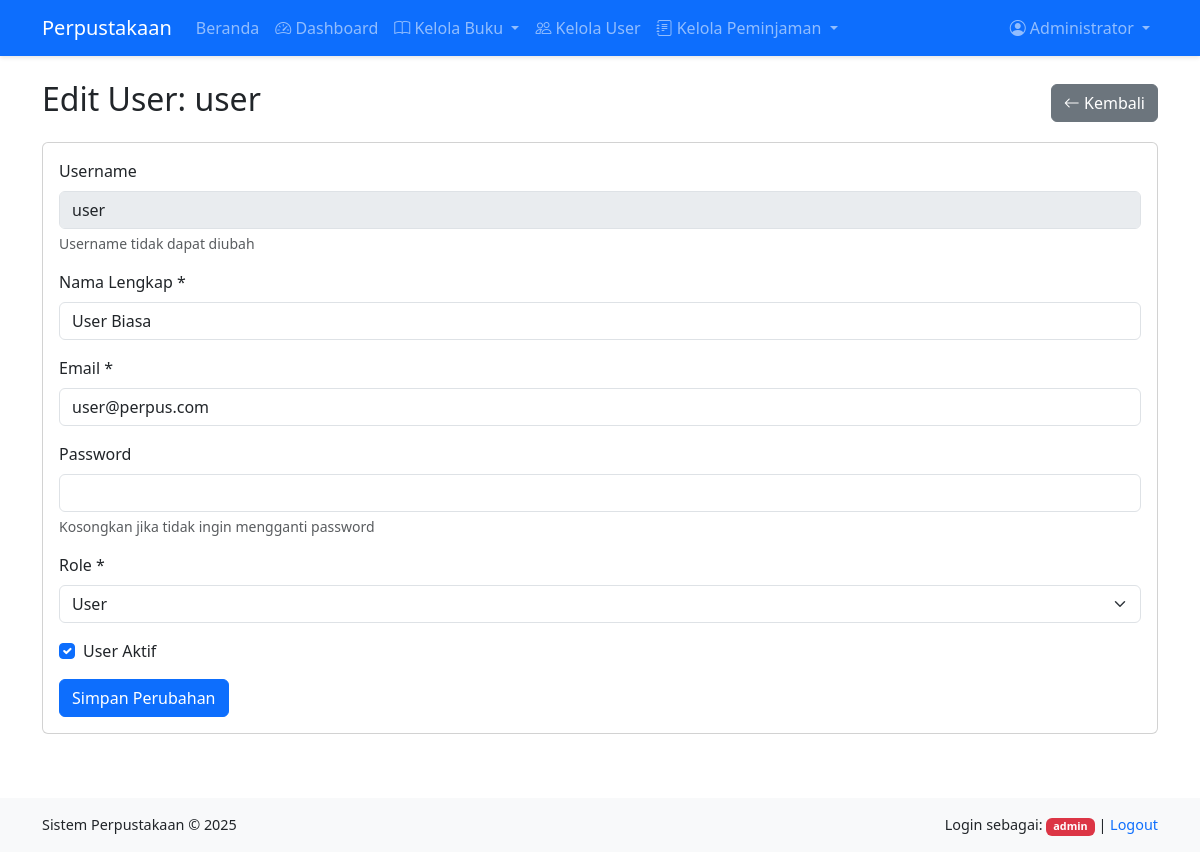
The app's page /pages/user/edit.php?id=2 (signed in) with its own data.
### tables this page shows
CREATE TABLE IF NOT EXISTS users (
  id_user INT AUTO_INCREMENT PRIMARY KEY,
  username VARCHAR(50) NOT NULL UNIQUE,
  password VARCHAR(255) NOT NULL,
  nama_lengkap VARCHAR(100) NOT NULL,
  email VARCHAR(100) NOT NULL UNIQUE,
  role ENUM('admin', 'user') NOT NULL DEFAULT 'user',
  active BOOLEAN NOT NULL DEFAULT TRUE,
  created_at TIMESTAMP DEFAULT CURRENT_TIMESTAMP,
  updated_at TIMESTAMP DEFAULT CURRENT_TIMESTAMP ON UPDATE CURRENT_TIMESTAMP
);

### pages/user/edit.php (the view, shortened to what this page needs)
<?php
require_once '../../includes/header.php';
$id_user = mysqli_real_escape_string($conn, $_GET['id']);
$query = "SELECT * FROM users WHERE id_user = '$id_user'";
$result = mysqli_query($conn, $query);
$user = mysqli_fetch_assoc($result);
?>
<div class="d-flex justify-content-between align-items-center mb-3">
  <h2>Edit User: <?php echo htmlspecialchars($user['username']); ?></h2>
  <a href="index.php" class="btn btn-secondary">
    <i class="bi bi-arrow-left"></i> Kembali
  </a>
</div>
<div class="card">
  <div class="card-body">
    <form method="POST" action="">
      <div class="mb-3">
        <label for="username" class="form-label">Username</label>
        <input type="text" class="form-control" id="username" value="<?php echo htmlspecialchars($user['username']); ?>" disabled>
        <div class="form-text">Username tidak dapat diubah</div>
      </div>
      <div class="mb-3">
        <label for="nama_lengkap" class="form-label">Nama Lengkap *</label>
        <input type="text" class="form-control" id="nama_lengkap" name="nama_lengkap"
          value="<?php echo htmlspecialchars($user['nama_lengkap']); ?>" required>
      </div>
      <div class="mb-3">
        <label for="email" class="form-label">Email *</label>
        <input type="email" class="form-control" id="email" name="email"
          value="<?php echo htmlspecialchars($user['email']); ?>" required>
      </div>
      <div class="mb-3">
        <label for="password" class="form-label">Password</label>
        <input type="password" class="form-control" id="password" name="password">
        <div class="form-text">Kosongkan jika tidak ingin mengganti password</div>
      </div>
      <div class="mb-3">
        <label for="role" class="form-label">Role *</label>
        <select class="form-select" id="role" name="role" required>
          <option value="user" <?php echo $user['role'] === 'user' ? 'selected' : ''; ?>>User</option>
        </select>
      </div>
      <div class="mb-3 form-check">
        <input type="checkbox" class="form-check-input" id="active" name="active"
          <?php echo $user['active'] ? 'checked' : ''; ?>>
        <label class="form-check-label" for="active">User Aktif</label>
      </div>
      <button type="submit" class="btn btn-primary">Simpan Perubahan</button>
    </form>
  </div>
</div>
<?php
require_once INCLUDES_PATH . 'footer.php';
?>

### assets/css/style.css (style rules this page uses)
body { min-height: 100vh; display: flex; flex-direction: column; }
.card { transition: transform 0.2s, box-shadow 0.2s; margin-bottom: 1rem; }

### records on screen
users: username "user", nama_lengkap "User Biasa", email "user@perpus.com", role "User", active "☑"

### other values on screen
$_SESSION['user_name'] "Administrator"
$_SESSION['user_role'] "admin"
